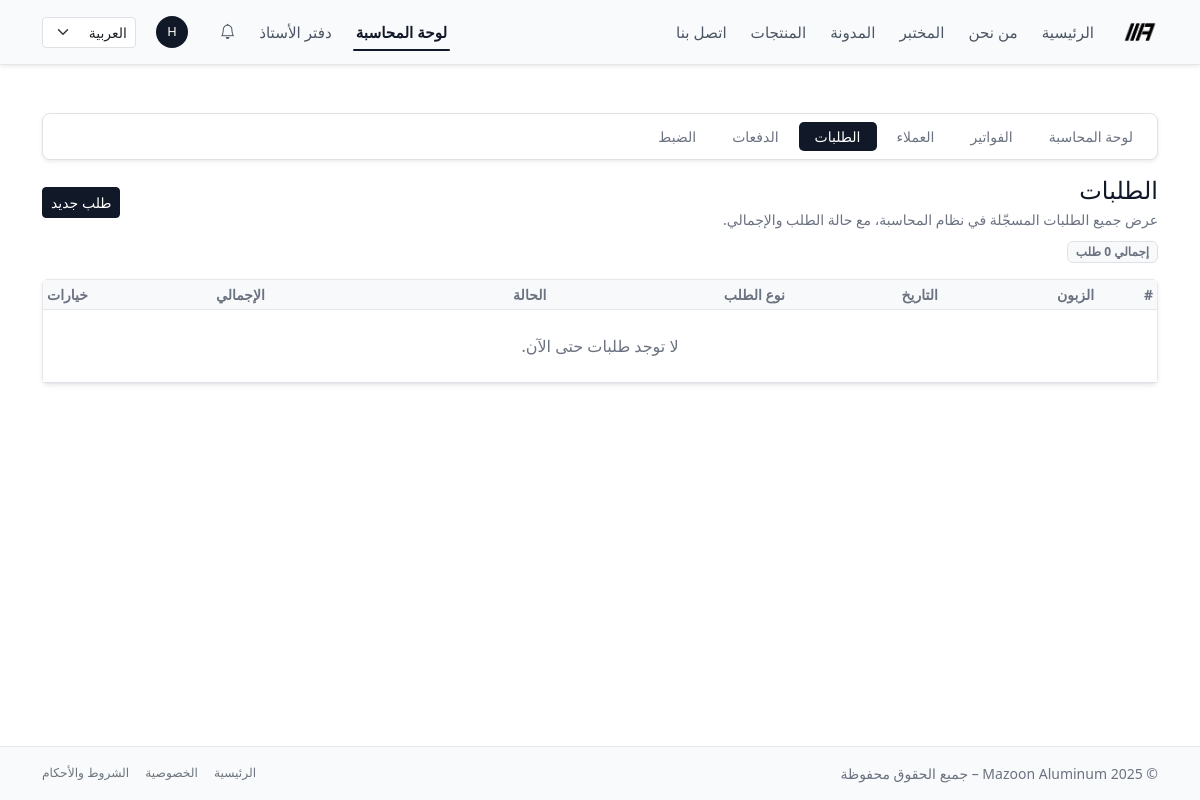
/ar/accounting/orders/ (signed in), run on an earlier commit of the app's database.
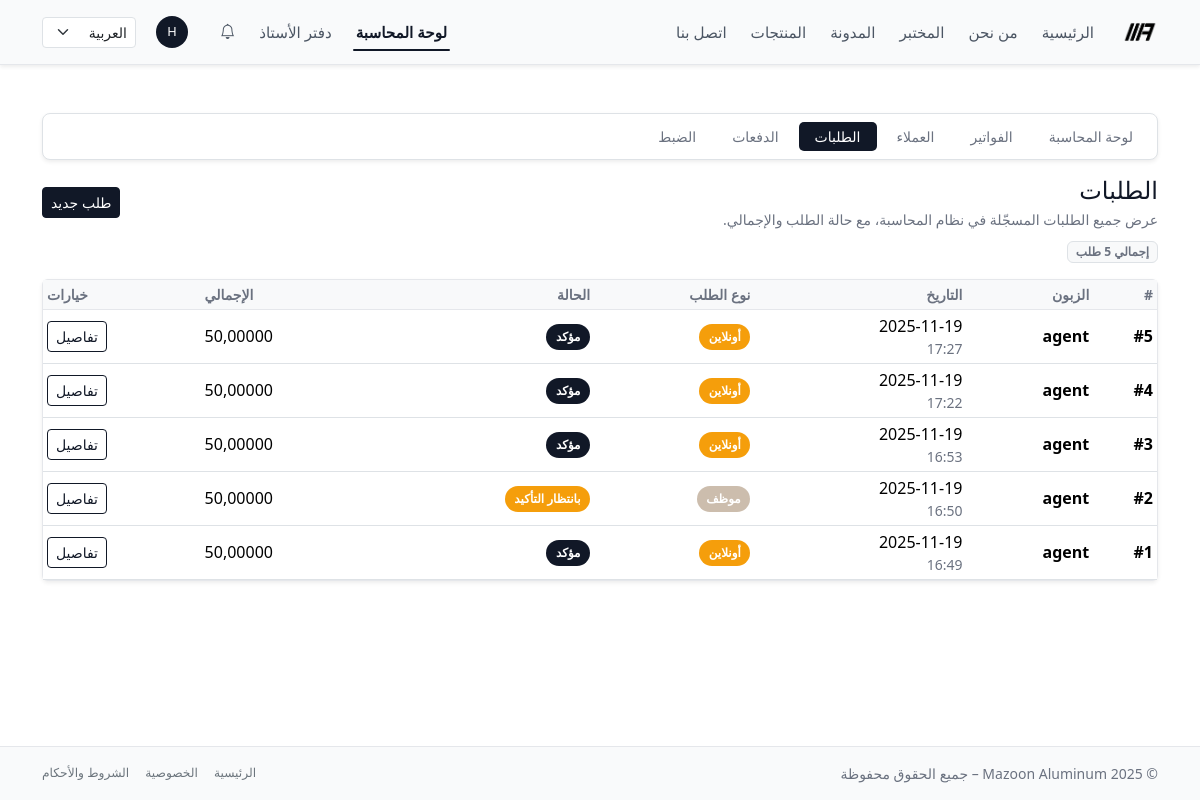
And on a later commit of the database.
### accounting/models.py (models this page shows, shortened)
class Order(models.Model):
    STATUS_DRAFT = "draft"
    STATUS_PENDING = "pending"      # طلب أونلاين ينتظر تأكيد موظف
    STATUS_CONFIRMED = "confirmed"  # تم التأكيد
    STATUS_CANCELLED = "cancelled"
    STATUS_CHOICES = [
        (STATUS_DRAFT, "مسودة"),
        (STATUS_PENDING, "بانتظار التأكيد"),
        (STATUS_CONFIRMED, "مؤكد"),
        (STATUS_CANCELLED, "ملغي"),
    ]
    customer = models.ForeignKey(
        Customer,
        on_delete=models.PROTECT,
        related_name="orders",
        verbose_name="الزبون",
    )
    created_by = models.ForeignKey(
        settings.AUTH_USER_MODEL,
        on_delete=models.SET_NULL,
        null=True,
        blank=True,
        related_name="orders_created",
        verbose_name="تم إدخاله بواسطة",
    )
    invoice = models.OneToOneField(
        "Invoice",
        on_delete=models.SET_NULL,
        null=True,
        blank=True,
        related_name="order",
        verbose_name="الفاتورة الناتجة",
    )
    status = models.CharField(
        max_length=20,
        choices=STATUS_CHOICES,
        default=STATUS_PENDING,
    )
    is_online = models.BooleanField(
        default=False,
        help_text="صحيح إذا كان الطلب تم من بوابة الزبون.",
    )
    created_at = models.DateTimeField(auto_now_add=True)
    confirmed_by = models.ForeignKey(
        settings.AUTH_USER_MODEL,
        on_delete=models.PROTECT,
        null=True,
        blank=True,
        related_name="confirmed_orders",
        verbose_name="تم تأكيده بواسطة",
    )
    confirmed_at = models.DateTimeField(null=True, blank=True)
    notes = models.TextField(blank=True, verbose_name="ملاحظات داخلية")
    class Meta:
        ordering = ("-created_at", "id")
    @property
    def total_amount(self) -> Decimal:
        return sum((item.subtotal for item in self.items.all()), Decimal("0"))
    @property
    def status_badge(self) -> str:
        mapping = {
            self.STATUS_DRAFT: "badge-mazoon badge-draft",
            self.STATUS_PENDING: "badge-mazoon badge-pending",
            self.STATUS_CONFIRMED: "badge-mazoon badge-confirmed",
            self.STATUS_CANCELLED: "badge-mazoon badge-cancelled",
        }
        return mapping.get(self.status, "badge-mazoon badge-draft")
    @property
    def type_label(self) -> str:
        return _("أونلاين") if self.is_online else _("موظف")
    @property
    def type_badge(self) -> str:
        if self.is_online:
            return "badge-mazoon badge-online"
        return "badge-mazoon badge-staff"

class Customer(models.Model):
    user = models.OneToOneField(
        settings.AUTH_USER_MODEL,
        on_delete=models.SET_NULL,
        null=True,
        blank=True,
        related_name="customer_profile",
        help_text="Optional: link to a Django user for customer access.",
    )
    name = models.CharField(max_length=255)
    phone = models.CharField(max_length=50, blank=True)
    email = models.EmailField(blank=True)
    company_name = models.CharField(max_length=255, blank=True)
    tax_number = models.CharField(
        max_length=50,
        blank=True,
        help_text="Optional: VAT / Tax ID if applicable.",
    )
    address = models.TextField(blank=True)
    created_at = models.DateTimeField(auto_now_add=True)
    class Meta:
        ordering = ("name", "id")

class OrderItem(models.Model):
    order = models.ForeignKey(
        Order,
        on_delete=models.CASCADE,
        related_name="items",
        verbose_name="الطلب",
    )
    product = models.ForeignKey(
        "website.Product",
        on_delete=models.PROTECT,
        verbose_name="المنتج",
        null=True,
        blank=True,
    )
    description = models.CharField(
        max_length=255,
        blank=True,
        default="",
        verbose_name="الوصف",
    )
    quantity = models.DecimalField(max_digits=10, decimal_places=2, default=1)
    unit_price = models.DecimalField(max_digits=10, decimal_places=3)
    @property
    def subtotal(self) -> Decimal:
        return self.quantity * self.unit_price

### accounting/views.py (the view)
# urls.py: path("orders/", views.OrderListView.as_view(), name="order_list"),
@method_decorator(accounting_staff_required, name="dispatch")
class OrderListView(AccountingSectionMixin, ListView):
    section = "orders"
    model = Order
    template_name = "accounting/orders/list.html"
    context_object_name = "orders"
    paginate_by = 20
    def get_queryset(self):
        return (
            Order.objects
            .select_related("customer", "created_by", "confirmed_by")
            .prefetch_related("items__product")
            .order_by("-created_at", "id")
        )

### accounting/views.py (called while the page is built)
def is_accounting_staff(user):
    return (
        user.is_authenticated
        and user.is_active
        and user.groups.filter(name="accounting_staff").exists()
    )

    def get_context_data(self, **kwargs):
        ctx = super().get_context_data(**kwargs)
        ctx["accounting_section"] = self.section
        return ctx

### core/context_processors.py (called while the page is built)
def notifications_context(request):
    user = request.user
    if not user.is_authenticated:
        return {}
    qs = (
        Notification.objects
        .filter(recipient=user, is_deleted=False)
        .order_by("-created_at")
    )
    unread_count = qs.filter(is_read=False).count()
    recent_notifications = list(qs[:10])
    return {
        "notif_unread_count": unread_count,
        "notif_recent": recent_notifications,
    }

### templates/accounting/orders/list.html (shortened to what this page needs)
{% extends "base.html" %}
{% load i18n %}
{% block content %}
<div class="py-4">
  {% include "accounting/_nav.html" %}
  <div class="d-flex flex-wrap justify-content-between align-items-center mb-2 gap-2">
    <div>
      <h1 class="h4 mb-1">
        {% trans "الطلبات" %}
      </h1>
      <p class="text-muted small mb-0">
      </p>
    </div>
    <div class="d-flex align-items-center gap-2">
      <a href="{% url 'accounting:order_create' %}" class="btn btn-primary btn-sm">
        {% trans "طلب جديد" %}
      </a>
    </div>
  </div>
  <div class="mb-3">
    <span class="badge bg-light text-muted border">
    </span>
  </div>
  <div class="card border-0 shadow-sm">
    <div class="card-body p-0">
      <div class="table-responsive">
        <table class="table table-sm mb-0 align-middle">
          <thead class="table-light">
            <tr>
              <th class="text-muted small">{% trans "#" %}</th>
              <th class="text-muted small">{% trans "الزبون" %}</th>
              <th class="text-muted small">{% trans "التاريخ" %}</th>
              <th class="text-muted small">{% trans "نوع الطلب" %}</th>
              <th class="text-muted small">{% trans "الحالة" %}</th>
              <th class="text-muted small text-end">{% trans "الإجمالي" %}</th>
              <th class="text-muted small text-end">{% trans "خيارات" %}</th>
            </tr>
          </thead>
          <tbody>
          {% for order in orders %}
            <tr>
              <td class="fw-semibold text-nowrap">#{{ order.id }}</td>
              <td>
                <div class="fw-semibold">{{ order.customer.name }}</div>
              </td>
              <td class="text-nowrap">
                {{ order.created_at|date:"Y-m-d" }}
                <div class="text-muted small">{{ order.created_at|date:"H:i" }}</div>
              </td>
              <td>
                <span class="{{ order.type_badge }}">
                  {{ order.type_label }}
                </span>
              </td>
              <td>
                <span class="{{ order.status_badge }}">
                  {{ order.get_status_display }}
                </span>
              </td>
              <td class="text-nowrap text-end">
                {{ order.total_amount }}
              </td>
              <td class="text-end">
                <a href="{% url 'accounting:order_detail' order.pk %}" class="btn btn-sm btn-outline-primary">
                  {% trans "تفاصيل" %}
                </a>
              </td>
            </tr>
          {% empty %}
            <tr>
              <td colspan="7" class="text-center text-muted py-4">
                {% trans "لا توجد طلبات حتى الآن." %}
              </td>
            </tr>
          {% endfor %}
          </tbody>
        </table>
      </div>
    </div>
  </div>
</div>
{% endblock %}

What changed in the data, as far as the page shows it:
added Order: id "5", customer.name "agent", created_at "2025-11-19", created_at "17:27", type_label "أونلاين", status "مؤكد", total_amount "50,00000"
added Order: id "4", customer.name "agent", created_at "2025-11-19", created_at "17:22", type_label "أونلاين", status "مؤكد", total_amount "50,00000"
added Order: id "3", customer.name "agent", created_at "2025-11-19", created_at "16:53", type_label "أونلاين", status "مؤكد", total_amount "50,00000"
added Order: id "2", customer.name "agent", created_at "2025-11-19", created_at "16:50", type_label "موظف", status "بانتظار التأكيد", total_amount "50,00000"
added Order: id "1", customer.name "agent", created_at "2025-11-19", created_at "16:49", type_label "أونلاين", status "مؤكد", total_amount "50,00000"
Also different on the page:
text no longer shown: "إجمالي 0 طلب لا توجد طلبات حتى الآن."
text now shown: "إجمالي 5 طلب"
